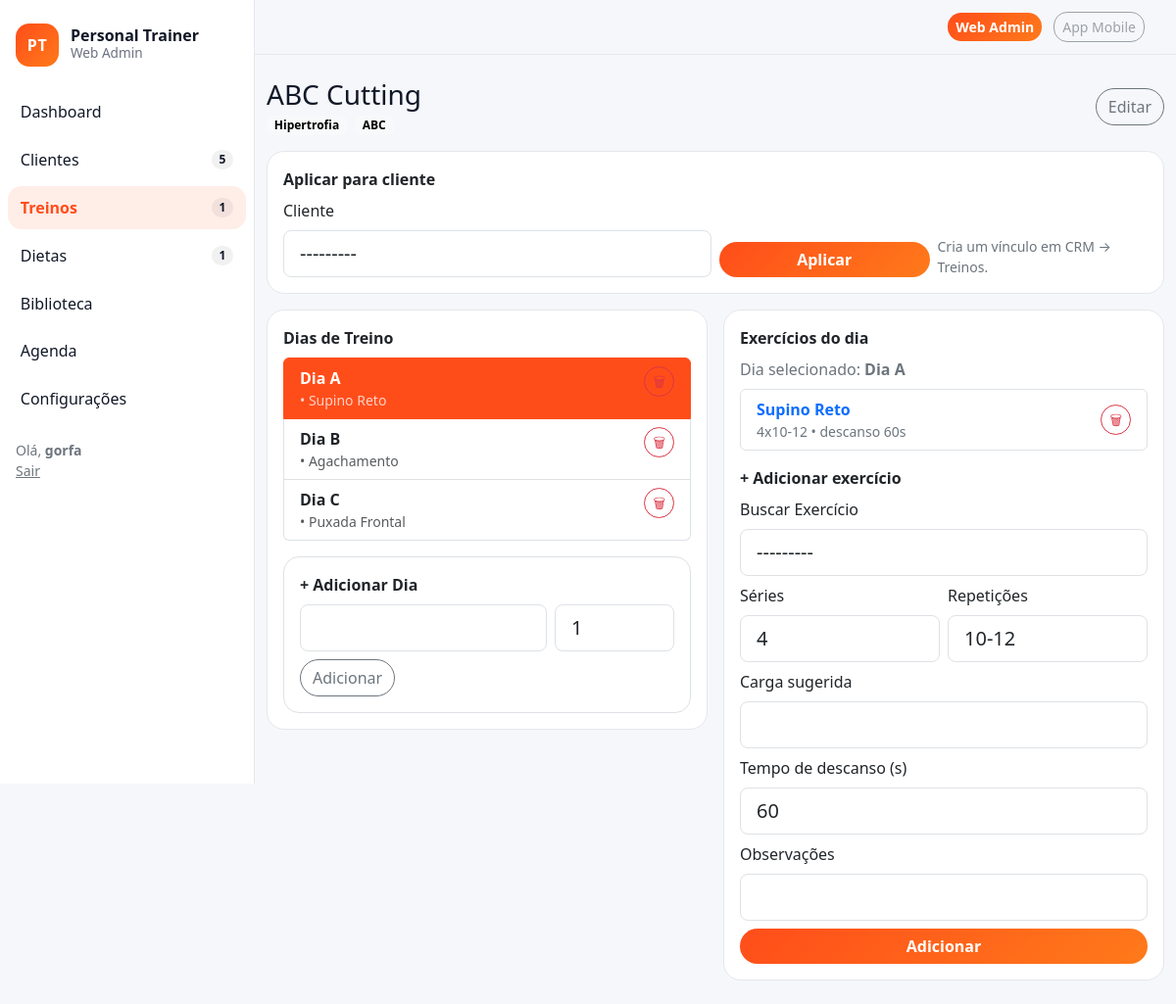
The app's page /treinos/1/ (signed in) with its own data.
### workouts/models.py (models this page shows, shortened)
class WorkoutPlan(models.Model):
    name = models.CharField(max_length=120)
    tags = models.CharField(max_length=200, blank=True, help_text="Ex.: Hipertrofia, ABC")
    is_active = models.BooleanField(default=True)

class WorkoutDay(models.Model):
    plan = models.ForeignKey(WorkoutPlan, on_delete=models.CASCADE, related_name="days")
    label = models.CharField(max_length=40)  # "Dia A"
    order = models.PositiveIntegerField(default=1)
    class Meta:
        ordering = ["order"]

class WorkoutExercise(models.Model):
    day = models.ForeignKey(WorkoutDay, on_delete=models.CASCADE, related_name="items")
    exercise = models.ForeignKey(Exercise, on_delete=models.PROTECT)
    sets = models.PositiveIntegerField(default=4)
    reps = models.CharField(max_length=20, default="10-12")
    suggested_load = models.CharField(max_length=40, blank=True)
    rest_seconds = models.PositiveIntegerField(default=60)
    notes = models.CharField(max_length=240, blank=True)

### library/models.py (models this page shows)
class Exercise(models.Model):
    name = models.CharField(max_length=120)
    muscle_group = models.CharField(max_length=80, blank=True)
    notes = models.TextField(blank=True)
    def __str__(self) -> str:
        return self.name

### workouts/views.py (the view)
# urls.py: path("<int:pk>/", views.WorkoutPlanDetailView.as_view(), name="workout_detail"),
class WorkoutPlanDetailView(LoginRequiredMixin, DetailView):
    model = WorkoutPlan
    template_name = "workouts/workout_detail.html"
    context_object_name = "plan"
    def get_context_data(self, **kwargs):
        ctx = super().get_context_data(**kwargs)
        days = self.object.days.prefetch_related("items__exercise").all()
        ctx["days"] = days
        ctx["selected_day"] = None
        day_id = self.request.GET.get("day")
        if day_id:
            ctx["selected_day"] = get_object_or_404(WorkoutDay, pk=day_id, plan=self.object)
        elif days:
            ctx["selected_day"] = days[0]
        ctx["selected_item"] = None
        item_id = self.request.GET.get("item")
        if item_id and ctx["selected_day"]:
            ctx["selected_item"] = get_object_or_404(WorkoutExercise, pk=item_id, day=ctx["selected_day"])
        ctx["day_form"] = WorkoutDayForm()
        ctx["item_form"] = WorkoutExerciseForm(instance=ctx["selected_item"]) if ctx["selected_item"] else WorkoutExerciseForm()
        ctx["apply_form"] = ApplyWorkoutToClientForm()
        ctx["clients"] = Client.objects.order_by("full_name")
        return ctx

### workouts/forms.py
class WorkoutDayForm(forms.ModelForm):
    class Meta:
        model = WorkoutDay
        fields = ["label","order"]

class WorkoutExerciseForm(forms.ModelForm):
    class Meta:
        model = WorkoutExercise
        fields = ["exercise","sets","reps","suggested_load","rest_seconds","notes"]

### core/context_processors.py (called while the page is built)
def nav_counts(request):
    try:
        return {
            "nav_clients_count": Client.objects.filter(status=Client.Status.ACTIVE).count(),
            "nav_workouts_today": WorkoutPlan.objects.filter(is_active=True).count(),
            "nav_diets_active": DietPlan.objects.filter(is_active=True).count(),
            "nav_alerts_count": Alert.objects.filter(is_open=True).count(),
        }
    except Exception:
        return {"nav_clients_count": 0, "nav_workouts_today": 0, "nav_diets_active": 0, "nav_alerts_count": 0}

### core/templatetags/extras.py (called while the page is built)
@register.filter
def split(value, sep=';'):
    if value is None:
        return []
    return [v for v in str(value).split(sep)]

@register.filter
def trim(value):
    if value is None:
        return ''
    return str(value).strip()

### crm/models.py (called while the page is built)
    def __str__(self) -> str:
        return self.full_name

### workouts/templates/workouts/workout_detail.html (shortened to what this page needs)
{% extends "base.html" %}
{% load extras %}
{% block content %}
<div class="d-flex align-items-center justify-content-between mb-3">
  <div>
    <h1 class="h3 mb-1">{{ plan.name }}</h1>
    <div class="d-flex gap-2 flex-wrap">
      {% for t in plan.tags|split:',' %}
        {% with tag=t|trim %}
          {% if tag %}
            <span class="badge text-bg-light">{{ tag }}</span>
          {% endif %}
        {% endwith %}
      {% endfor %}
    </div>
  </div>
  <div class="d-flex gap-2">
    <a class="btn btn-outline-secondary btn-pill" href="{% url 'workouts:workout_update' plan.pk %}">Editar</a>
  </div>
</div>
<div class="card mb-3">
  <div class="card-body">
    <div class="fw-bold mb-2">Aplicar para cliente</div>
    <form method="post" action="{% url 'workouts:apply_to_client' plan.pk %}" class="row g-2 align-items-end">
      <div class="col-12 col-md-6">
        <label class="form-label">Cliente</label>
        {{ apply_form.client }}
      </div>
      <div class="col-12 col-md-3">
        <button class="btn btn-brand btn-pill w-100" type="submit">Aplicar</button>
      </div>
      <div class="col-12 col-md-3 text-secondary small">
        Cria um vínculo em CRM → Treinos.
      </div>
    </form>
  </div>
</div>
<div class="row g-3">
  <div class="col-12 col-lg-6">
    <div class="card">
      <div class="card-body">
        <div class="fw-bold mb-2">Dias de Treino</div>
        <div class="list-group mb-3">
          {% for d in days %}
            <div class="list-group-item d-flex align-items-start justify-content-between gap-2 {% if selected_day and d.pk == selected_day.pk %}active{% endif %}">
              <a class="text-decoration-none flex-grow-1 {% if selected_day and d.pk == selected_day.pk %}text-white{% else %}text-dark{% endif %}"
                 href="{% url 'workouts:workout_detail' plan.pk %}?day={{ d.pk }}">
                <div class="fw-bold">{{ d.label }}</div>
                <div class="small opacity-75">
                  {% for it in d.items.all %}
                    • {{ it.exercise.name }}{% if not forloop.last %}<br>{% endif %}
                  {% empty %}
                    <span class="text-secondary">Sem exercícios</span>
                  {% endfor %}
                </div>
              </a>
              <form method="post" action="{% url 'workouts:day_delete' plan.pk d.pk %}" onsubmit="return confirm('Remover este dia?');">
                <button class="btn btn-outline-danger btn-sm btn-pill" type="submit">🗑</button>
              </form>
            </div>
          {% empty %}
            <div class="text-secondary">Nenhum dia cadastrado.</div>
          {% endfor %}
        </div>
        <form method="post" action="{% url 'workouts:add_day' plan.pk %}" class="border rounded-4 p-3">
          <div class="fw-bold mb-2">+ Adicionar Dia</div>
          <div class="row g-2">
            <div class="col-8">
              {{ day_form.label }}
            </div>
            <div class="col-4">
              {{ day_form.order }}
            </div>
            <div class="col-12">
              <button class="btn btn-outline-secondary btn-pill" type="submit">Adicionar</button>
            </div>
          </div>
        </form>
      </div>
    </div>
  </div>
  <div class="col-12 col-lg-6">
    <div class="card">
      <div class="card-body">
        <div class="fw-bold mb-2">Exercícios do dia</div>
        {% if selected_day %}
          <div class="text-secondary mb-2">
            Dia selecionado: <strong>{{ selected_day.label }}</strong>
          </div>
          <div class="list-group mb-3">
            {% for it in selected_day.items.all %}
              <div class="list-group-item d-flex align-items-center justify-content-between gap-2">
                <a class="text-decoration-none flex-grow-1"
                   href="{% url 'workouts:workout_detail' plan.pk %}?day={{ selected_day.pk }}&item={{ it.pk }}">
                  <div class="fw-bold">{{ it.exercise.name }}</div>
                  <div class="text-secondary small">
                    {{ it.sets }}x{{ it.reps }} • descanso {{ it.rest_seconds }}s
                  </div>
                </a>
                <form method="post" action="{% url 'workouts:exercise_delete' plan.pk it.pk %}"
                      onsubmit="return confirm('Remover este exercício?');">
                  <button class="btn btn-outline-danger btn-sm btn-pill" type="submit">🗑</button>
                </form>
              </div>
            {% empty %}
              <div class="text-secondary">Sem exercícios ainda.</div>
            {% endfor %}
          </div>
          <div class="fw-bold mb-2">
            {% if selected_item %}Editar exercício{% else %}+ Adicionar exercício{% endif %}
          </div>
          <form method="post"
                action="{% if selected_item %}{% url 'workouts:exercise_update' plan.pk selected_item.pk %}
                        {% else %}{% url 'workouts:add_exercise' plan.pk %}{% endif %}">
            <div class="mb-2">
              <label class="form-label">Buscar Exercício</label>
              {{ item_form.exercise }}
            </div>
            <div class="row g-2">
              <div class="col-6">
                <label class="form-label">Séries</label>
                {{ item_form.sets }}
              </div>
              <div class="col-6">
                <label class="form-label">Repetições</label>
                {{ item_form.reps }}
              </div>
              <div class="col-12">
                <label class="form-label">Carga sugerida</label>
                {{ item_form.suggested_load }}
              </div>
              <div class="col-12">
                <label class="form-label">Tempo de descanso (s)</label>
                {{ item_form.rest_seconds }}
              </div>
              <div class="col-12">
                <label class="form-label">Observações</label>
                {{ item_form.notes }}
              </div>
              <div class="col-12 d-flex gap-2">
                <button class="btn btn-brand btn-pill w-100" type="submit">
                  {% if selected_item %}Salvar{% else %}Adicionar{% endif %}
                </button>
              </div>
            </div>
          </form>
        {% else %}
          <div class="text-secondary">Crie um dia para começar.</div>
        {% endif %}
      </div>
    </div>
  </div>
</div>
{% endblock %}

### templates/base.html (shortened to what this page needs)
{% load static %}
<!doctype html>
<html lang="pt-br">
<head>
  <link href="https://cdn.jsdelivr.net/npm/bootstrap@5.3.3/dist/css/bootstrap.min.css" rel="stylesheet">
  <link href="{% static 'css/theme.css' %}" rel="stylesheet">
</head>
<body class="app-body">
  <div class="app-shell">
    <aside class="app-sidebar">
      <div class="px-3 py-4">
        <div class="brand">
          <div class="brand-mark">PT</div>
          <div class="brand-name">
            <div class="brand-title">Personal Trainer</div>
            <div class="brand-sub">Web Admin</div>
          </div>
        </div>
      </div>
      <nav class="nav flex-column px-2">
        <a class="nav-link {% if request.resolver_match.url_name == 'dashboard' %}active{% endif %}"
           href="{% url 'dashboard' %}">
          <span>Dashboard</span>
        </a>
        <a class="nav-link {% if request.path|slice:':5' == '/crm/' %}active{% endif %}"
           href="{% url 'crm:client_list' %}">
          <span>Clientes</span>
          <span class="badge badge-metric">{{ nav_clients_count }}</span>
        </a>
        <a class="nav-link {% if request.path|slice:':9' == '/treinos/' %}active{% endif %}"
           href="{% url 'workouts:workout_list' %}">
          <span>Treinos</span>
          <span class="badge badge-metric">{{ nav_workouts_today }}</span>
        </a>
        <a class="nav-link {% if request.path|slice:':8' == '/dietas/' %}active{% endif %}"
           href="{% url 'diets:diet_list' %}">
          <span>Dietas</span>
          <span class="badge badge-metric">{{ nav_diets_active }}</span>
        </a>
        <a class="nav-link {% if request.path|slice:':12' == '/biblioteca/' %}active{% endif %}"
           href="{% url 'library:exercises' %}">
          <span>Biblioteca</span>
        </a>
        <a class="nav-link {% if request.path|slice:':10' == '/agenda/' %}active{% endif %}"
           href="{% url 'agenda:calendar' %}">
          <span>Agenda</span>
        </a>
        <a class="nav-link {% if request.path|slice:':10' == '/anamnese/' %}active{% endif %}"
           href="{% url 'anamnesis:builder' %}">
          <span>Configurações</span>
        </a>
        <div class="mt-3 px-2 small text-secondary">
          {% if request.user.is_authenticated %}
            Olá, <strong>{{ request.user.get_short_name|default:request.user.username }}</strong><br>
            <a class="link-secondary" href="{% url 'logout' %}">Sair</a>
          {% else %}
            <a class="link-secondary" href="{% url 'login' %}">Entrar</a>
          {% endif %}
        </div>
      </nav>
    </aside>
    <main class="app-main">
      <header class="app-topbar">
        <div class="container-fluid d-flex align-items-center justify-content-end">
          <div class="topbar-switch ms-auto">
            <a class="btn btn-brand btn-sm me-2" href="/admin/">Web Admin</a>
            <span class="btn btn-outline-secondary btn-sm disabled" aria-disabled="true">App Mobile</span>
          </div>
        </div>
      </header>
      <section class="app-content container-fluid py-4">
        {% block content %}{% endblock %}
      </section>
    </main>
  </div>
</body>
</html>

### static/css/theme.css (style rules this page uses)
:root { --brand:#ff4d1a; --brand-2:#ff7a1a; --brand-soft: rgba(255,77,26,.10); --danger:#ff2d55; --bg:#f6f7fb; --text:#111827; --muted:#6b7280; --card:#ffffff; --border:#e5e7eb; --radius:18px; }
* { box-sizing:border-box }
body { font-family: ui-sans-serif, system-ui, -apple-system, Segoe UI, Roboto, Arial, "Apple Color Emoji","Segoe UI Emoji"; }
.app-body { background:var(--bg); color:var(--text); }
.app-shell { display:flex; min-height:100vh; }
.app-sidebar { width:260px; background:#fff; border-right:1px solid var(--border); position:sticky; top:0; height:100vh; }
.brand { display:flex; align-items:center; gap:12px; }
.brand-mark { width:44px; height:44px; border-radius:14px; background:linear-gradient(135deg,var(--brand),var(--brand-2)); color:#fff; display:flex; align-items:center; justify-content:center; font-weight:900; letter-spacing:.5px; }
.brand-title { font-weight:800; line-height:1; }
.brand-sub { color:var(--muted); font-size:.85rem; }
.app-sidebar .nav-link { display:flex; align-items:center; justify-content:space-between; border-radius:14px; padding:.65rem .8rem; color:#111827; margin-bottom:.25rem; }
.app-sidebar .nav-link.active { background:var(--brand-soft); color:var(--brand); font-weight:700; }
.badge-metric { background:rgba(17,24,39,.06); color:#111827; font-weight:700; border-radius:999px; }
.app-main { flex:1; min-width:0; }
.app-topbar { position:sticky; top:0; z-index:10; background:rgba(246,247,251,.9); backdrop-filter: blur(8px); border-bottom:1px solid var(--border); padding:.75rem 0; }
.btn-brand { background:linear-gradient(135deg,var(--brand),var(--brand-2)); border:0; color:#fff; font-weight:800; border-radius:14px; }
.btn-outline-secondary { border-radius:14px; }
.app-content { padding-bottom:40px; }
.card { border:1px solid var(--border); border-radius:var(--radius); }
.btn-pill { border-radius:999px; }
.app-topbar { padding: 12px 20px; }
.topbar-switch { margin-left: auto; }

### records on screen
WorkoutPlan: name "ABC Cutting"
WorkoutDay: label "Dia A"
WorkoutExercise: exercise.name "Supino Reto", sets "4", reps "10-12", rest_seconds "60"
WorkoutDay: label "Dia B"
WorkoutExercise: exercise.name "Agachamento"
WorkoutDay: label "Dia C"
WorkoutExercise: exercise.name "Puxada Frontal"

### other values on screen
{{ nav_clients_count }} "5"
{{ nav_workouts_today }} "1"
{{ nav_diets_active }} "1"
{{ request.user.get_short_name|default:request.user.username }} "gorfa"
{{ tag }} "Hipertrofia" "ABC"
